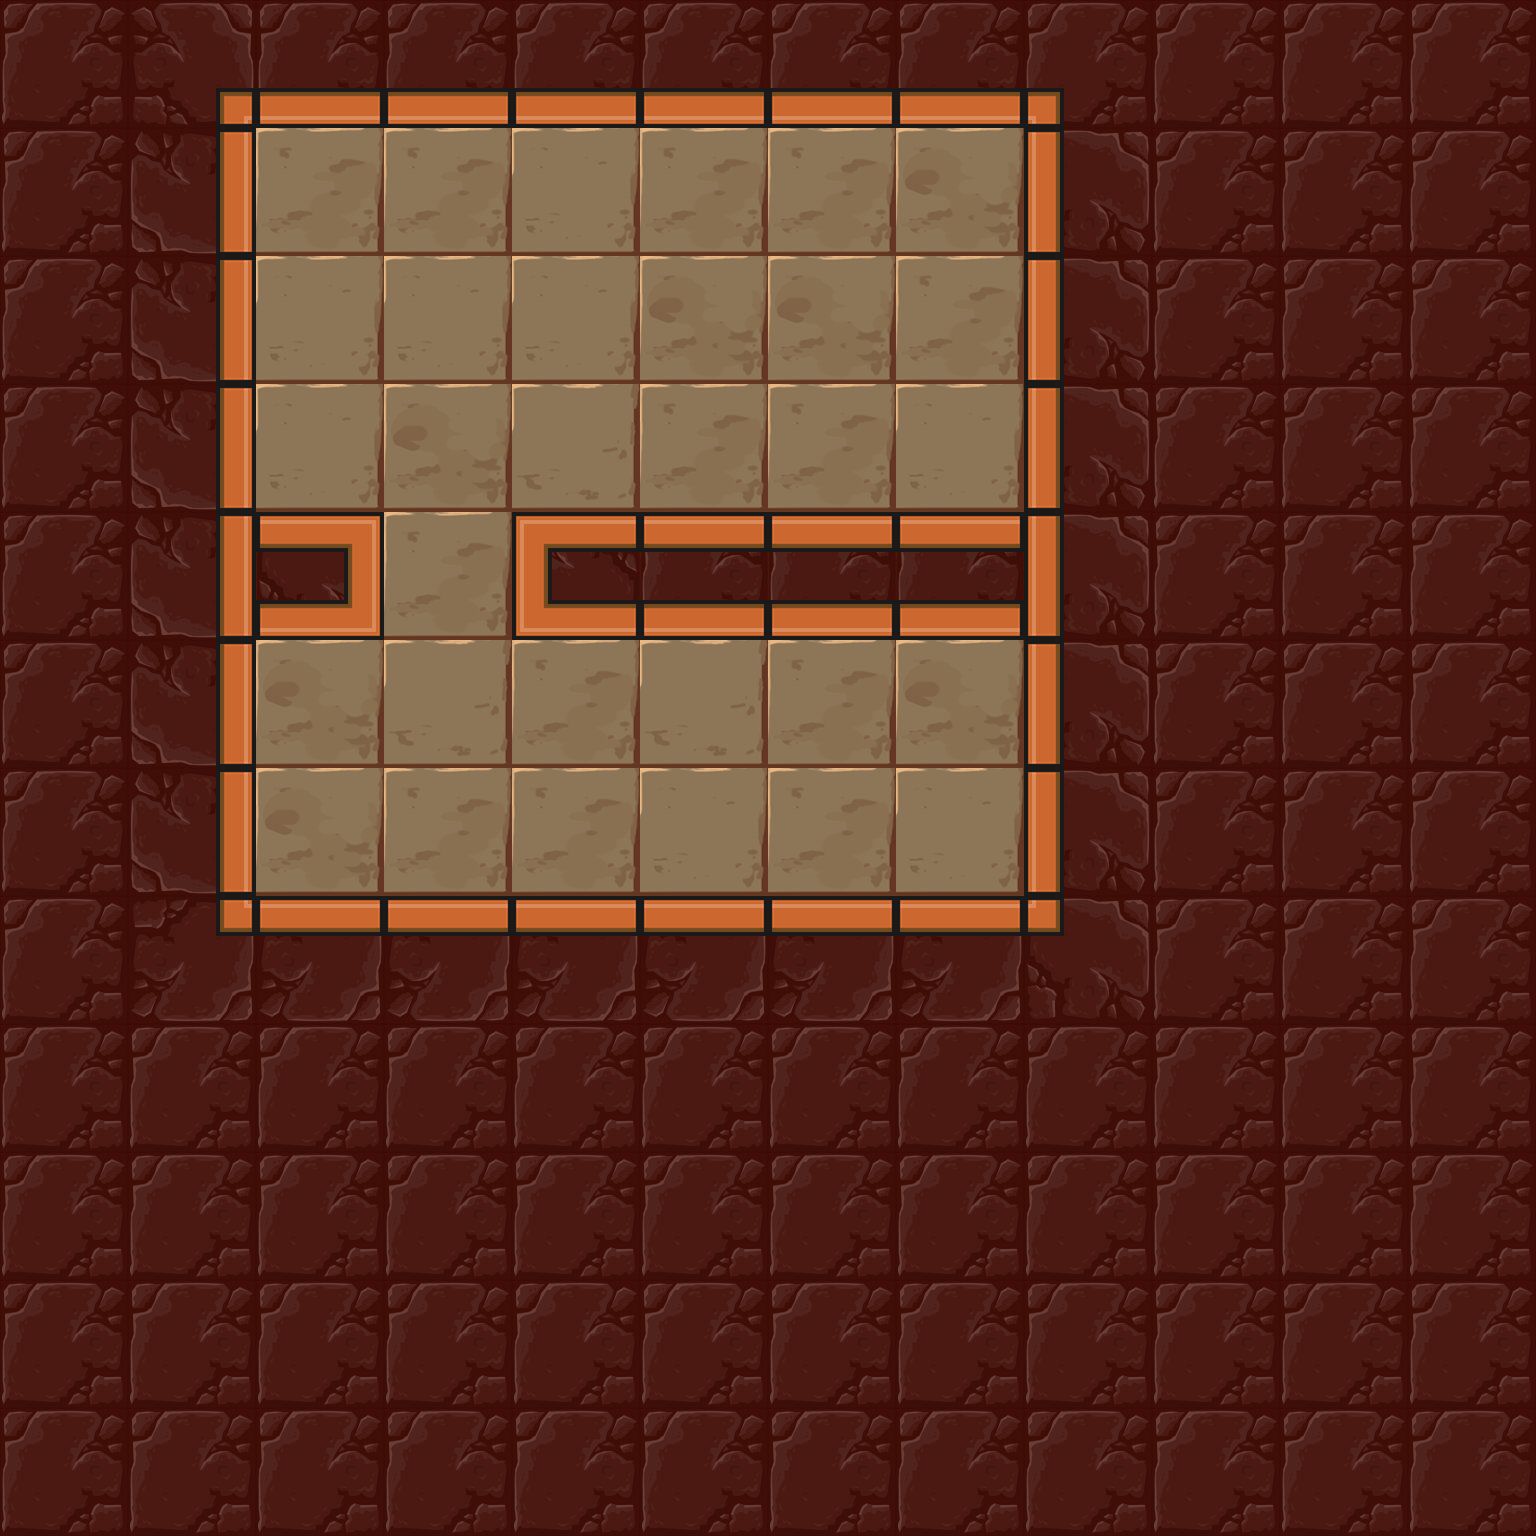

This game map was drawn from its Tiled (.tmx) file and the tilesets committed beside it. A one-line description and the trimmed map source follow:
An orthogonal 12x12 tile map with 128x128 px tiles, 3 tile layers (Floor, Holes, Walls), 6 tilesets and 5 objects (lightOrb, lightSwitch, player_start, exit).

<map version="1.0" orientation="orthogonal" renderorder="right-down" width="12" height="12" tilewidth="128" tileheight="128" nextobjectid="51">
 <tileset firstgid="1" name="walls" tilewidth="128" tileheight="128" tilecount="50">
  <image source="../images/beta/wallSheet.png" width="640" height="1280" />
 </tileset>
 <tileset firstgid="51" name="lightOrbs" tilewidth="128" tileheight="128" tilecount="50">
  <image source="../images/beta/lightSheet.png" width="640" height="1280" />
 </tileset>
 <tileset firstgid="101" name="exit" tilewidth="128" tileheight="128" tilecount="1">
  <image source="../images/beta/gate_closed.png" width="128" height="128" />
 </tileset>
 <tileset firstgid="102" name="floors" tilewidth="128" tileheight="128" tilecount="4">
  <image source="../images/beta/floor_sheet.png" width="512" height="128" />
 </tileset>
 <tileset firstgid="106" name="holes" tilewidth="128" tileheight="128" tilecount="18">
  <image source="../images/beta/hole_sheet.png" width="768" height="384" />
 </tileset>
 <tileset firstgid="124" name="mirrors" tilewidth="128" tileheight="128" tilecount="1">
  <image source="../images/beta/mirror_1.png" width="128" height="128" />
 </tileset>
 <layer name="Floor" width="12" height="12">
  <properties>
   <property name="tileset" value="floors" />
  </properties>
  <data>[144 cells, 36 non-empty, 4 distinct tile ids]</data>
 </layer>
 <layer name="Holes" width="12" height="12">
  <properties>
   <property name="tileset" value="holes" />
  </properties>
  <data>[144 cells, 0 non-empty, 0 distinct tile ids]</data>
 </layer>
 <layer name="Walls" width="12" height="12">
  <properties>
   <property name="tileset" value="walls" />
  </properties>
  <data>[144 cells, 113 non-empty, 12 distinct tile ids]</data>
 </layer>
 <objectgroup name="Objects" />
 <objectgroup name="Mirrors">
  <object id="50" gid="124" x="378" y="514" width="128" height="128" />
 </objectgroup>
 <objectgroup name="Light">
  <object id="43" type="lightOrb" gid="51" x="386" y="250" width="128" height="128">
   <properties>
    <property name="direction" value="5" />
   </properties>
  </object>
  <object id="44" type="lightSwitch" gid="52" x="896" y="502" width="128" height="128" />
 </objectgroup>
 <objectgroup color="#141ba4" name="player_start">
  <object id="45" type="player_start" x="256" y="768" width="128" height="128" />
 </objectgroup>
 <objectgroup color="#71a400" name="Exit">
  <object id="47" type="exit" gid="101" x="892" y="892" width="128" height="128" />
 </objectgroup>
</map>
